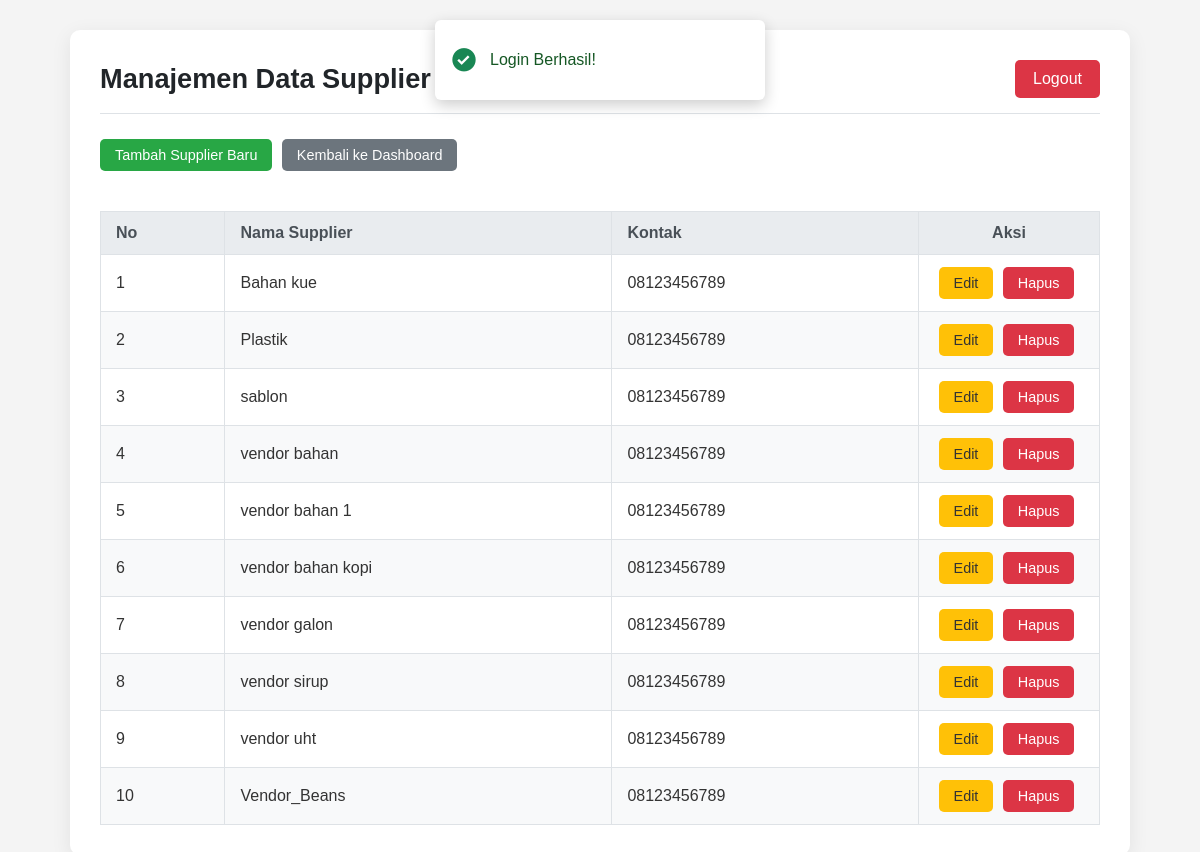
/feeling/Login/admin/data_supplier.php (signed in), run on the app's committed database.
### tables this page shows
CREATE TABLE `tabel_supplier` (
  `id_supplier` int(11) NOT NULL,
  `nama_supplier` varchar(100) NOT NULL,
  `kontak` varchar(50) DEFAULT NULL
);

### feeling/Login/admin/data_supplier.php (the view, shortened to what this page needs)
<?php
require_once '../config/config.php';
$alerts = $_SESSION['alerts'] ?? [];
$query = "SELECT * FROM tabel_supplier ORDER BY nama_supplier ASC";
$result = mysqli_query($koneksi, $query);
?>
<!DOCTYPE html>
<html lang="id">
<head>
    <link rel="stylesheet" href="../assets/admin_style.css?v=1.0">
    <link href='https://unpkg.com/boxicons@2.1.4/css/boxicons.min.css' rel='stylesheet'>
</head>
<body>
    <?php if (!empty($alerts)) :?>
    <div class="alert-box">
        <?php foreach ($alerts as $alert) : ?>
        <div class="alert <?= htmlspecialchars($alert['type']); ?>">
            <i class='bx <?= $alert['type'] === 'success' ? 'bxs-check-circle' : 'bxs-x-circle'; ?>'></i>
            <span><?= htmlspecialchars($alert['message']); ?></span>
        </div>
        <?php endforeach; ?>
    </div>
    <?php endif; ?>
    <div class="dashboard-container" style="max-width: 1000px;">
        <header class="admin-header">
            <h1>Manajemen Data Supplier</h1>
            <a href="../logout.php" class="logout-btn">Logout</a>
        </header>
        <main>
            <a href="tambah_supplier.php" class="btn btn-success" style="margin-bottom: 20px;">Tambah Supplier Baru</a>
            <a href="dashboard.php" class="btn btn-secondary" style="margin-bottom: 20px;">Kembali ke Dashboard</a>
            <table>
                <thead>
                    <tr>
                        <th>No</th>
                        <th>Nama Supplier</th>
                        <th>Kontak</th>
                        <th class="actions">Aksi</th>
                    </tr>
                </thead>
                <tbody>
                    <?php
                    $nomor = 1;
                    while ($row = mysqli_fetch_assoc($result)) {
                    ?>
                    <tr>
                        <td><?php echo $nomor++; ?></td>
                        <td><?php echo htmlspecialchars($row['nama_supplier']); ?></td>
                        <td><?php echo htmlspecialchars($row['kontak']); ?></td>
                        <td class="actions">
                            <a href="edit_supplier.php?id=<?php echo $row['id_supplier']; ?>" class="btn btn-warning">Edit</a>
                            <a href="hapus_supplier.php?id=<?php echo $row['id_supplier']; ?>" class="btn btn-danger" onclick="return confirm('Yakin ingin menghapus supplier ini?');">Hapus</a>
                        </td>
                    </tr>
                    <?php
                    }
                    ?>
                </tbody>
            </table>
        </main>
    </div>
</body>
</html>

### feeling/Login/assets/admin_style.css (style rules this page uses)
body { background-color: #f4f4f4; font-family: 'Poppins', sans-serif; margin: 0; padding: 0; color: #333; }
.dashboard-container, .container { width: 90%; max-width: 1200px; margin: 30px auto; background: #ffffff; padding: 30px; border-radius: 10px; box-shadow: 0 5px 20px rgba(0,0,0,0.08); }
.admin-header { display: flex; justify-content: space-between; align-items: center; border-bottom: 1px solid #dee2e6; padding-bottom: 15px; margin-bottom: 25px; }
.admin-header h1 { font-size: 1.7em; color: #212529; margin: 0; }
.logout-btn { background-color: #dc3545; color: white; padding: 10px 18px; text-decoration: none; border-radius: 5px; font-weight: 500; transition: background-color 0.2s ease; }
table { width: 100%; border-collapse: collapse; margin-top: 20px; font-size: 1em; }
th, td { border: 1px solid #dee2e6; padding: 12px 15px; text-align: left; vertical-align: middle; }
th { background-color: #e9ecef; font-weight: 600; color: #495057; }
tr:nth-child(even) { background-color: #f8f9fa; }
.actions { width: 150px; text-align: center; }
.btn { padding: 8px 15px; border-radius: 5px; text-decoration: none; color: white; margin-right: 5px; display: inline-block; font-size: 0.9em; border: none; cursor: pointer; transition: background-color 0.2s ease; }
.btn-secondary { background-color: #6c757d; }
.btn-success { background-color: #28a745; }
.btn-warning { background-color: #ffc107; color: #333; }
.btn-danger { background-color: #dc3545; }
.alert-box { position: fixed; top: 20px; left: 50%; transform: translateY(calc(-100% - 20px)) translateX(-50%); width: auto; min-width: 300px; max-width: 90%; background: #fff; border-radius: 6px; padding: 0 15px; z-index: 101; overflow: hidden; box-shadow: 0 5px 15px rgba(0,0,0,0.2); transition: transform 0.4s cubic-bezier(0.68, -0.55, 0.27, 1.55); }
.alert-box.show { transform: translateY(0) translateX(-50%); }
.alert { display: flex; align-items: center; min-height: 60px; padding: 10px 0; font-weight: 500; }
.alert.success { color: #155724; }
.alert i { font-size: 28px; margin-right: 12px; flex-shrink: 0; }
.alert.success i { color: #198754; }
.alert::after { content: ''; position: absolute; bottom: 0; left: 0; width: 100%; height: 4px; animation: progress 5.5s linear forwards; }
.alert.success::after { background-color: #198754; }

### data on the page
tabel_supplier: nama_supplier "Bahan kue", kontak "08123456789"
tabel_supplier: nama_supplier "Plastik", kontak "08123456789"
tabel_supplier: nama_supplier "sablon", kontak "08123456789"
tabel_supplier: nama_supplier "vendor bahan", kontak "08123456789"
tabel_supplier: nama_supplier "vendor bahan 1", kontak "08123456789"
tabel_supplier: nama_supplier "vendor bahan kopi", kontak "08123456789"
tabel_supplier: nama_supplier "vendor galon", kontak "08123456789"
tabel_supplier: nama_supplier "vendor sirup", kontak "08123456789"
tabel_supplier: nama_supplier "vendor uht", kontak "08123456789"
tabel_supplier: nama_supplier "Vendor_Beans", kontak "08123456789"

### other printed values
$alert['message'] "Login Berhasil!"
